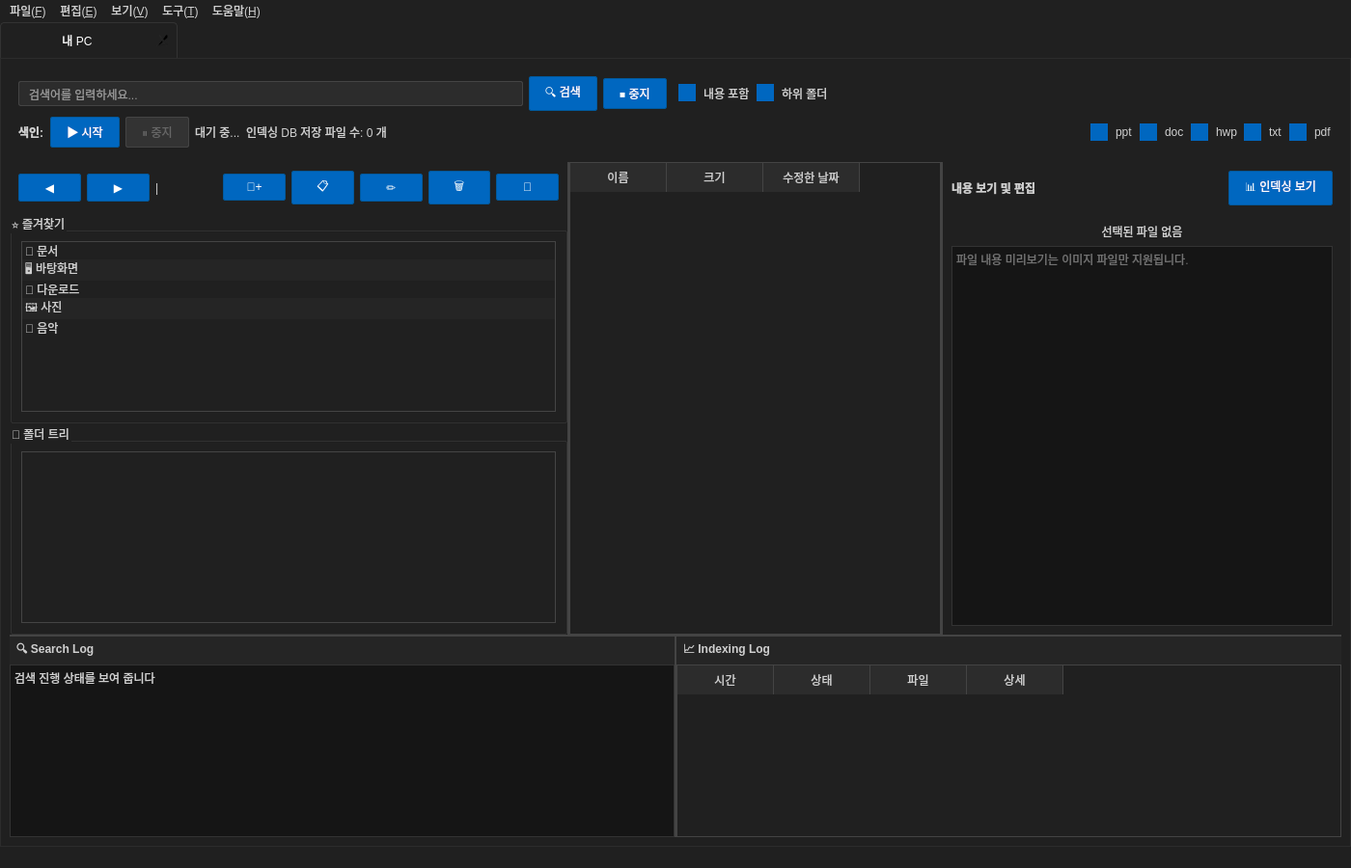
<?xml version="1.0" encoding="UTF-8"?>
<ui version="4.0">
 <class>MainWindow</class>
 <widget class="QMainWindow" name="MainWindow">
  <property name="geometry">
   <rect>
    <x>0</x>
    <y>0</y>
    <width>1400</width>
    <height>900</height>
   </rect>
  </property>
  <property name="minimumSize">
   <size>
    <width>1000</width>
    <height>700</height>
   </size>
  </property>
  <property name="windowTitle">
   <string>Advanced Explorer</string>
  </property>
  <property name="styleSheet">
   <string notr="true">
QMainWindow {
    background-color: #191919;
    color: #FFFFFF;
}
QWidget {
    background-color: #202020;
    color: #D0D0D0;
    font-family: 'Segoe UI';
    font-size: 12px;
}
QPushButton {
    background-color: #0067C0;
    color: white;
    border: 1px solid #005A9E;
    border-radius: 2px;
    padding: 6px 16px;
}
QPushButton:hover {
    background-color: #0078D7;
}
QPushButton:pressed {
    background-color: #005a9e;
}
QPushButton:disabled {
    background-color: #333;
    color: #666;
    border-color: #444;
}
QLineEdit {
    background-color: #2C2C2C;
    border: 1px solid #444;
    color: white;
    padding: 4px 8px;
    border-radius: 2px;
}
QLineEdit:focus {
    border-color: #0067C0;
}
QTreeWidget, QListWidget, QTableWidget {
    background-color: #202020;
    border: 1px solid #444;
    color: #D0D0D0;
    alternate-background-color: #252525;
}
QTreeWidget::item:hover, QListWidget::item:hover, QTableWidget::item:hover {
    background-color: #2C2C2C;
}
QTreeWidget::item:selected, QListWidget::item:selected, QTableWidget::item:selected {
    background-color: #333333;
    border: 1px solid #0067C0;
}
QHeaderView::section {
    background-color: #2C2C2C;
    color: #D0D0D0;
    border: none;
    border-right: 1px solid #444;
    padding: 4px 8px;
}
QTabWidget::pane {
    border: 1px solid #2C2C2C;
    background-color: #202020;
}
QTabBar::tab {
    background-color: transparent;
    color: #AAA;
    border-top-left-radius: 4px;
    border-top-right-radius: 4px;
    padding: 8px 16px;
    min-width: 150px;
}
QTabBar::tab:selected {
    background-color: #202020;
    color: white;
    border: 1px solid #333;
    border-bottom: none;
}
QTabBar::tab:hover {
    background-color: #1F1F1F;
}
QSplitter::handle {
    background-color: #444;
    width: 2px;
    height: 2px;
}
QSplitter::handle:hover {
    background-color: #0067C0;
}
QScrollBar:vertical {
    background-color: #202020;
    width: 10px;
}
QScrollBar::handle:vertical {
    background-color: #444;
    border-radius: 5px;
    min-height: 20px;
}
QScrollBar::handle:vertical:hover {
    background-color: #666;
}
QScrollBar:horizontal {
    background-color: #202020;
    height: 10px;
}
QScrollBar::handle:horizontal {
    background-color: #444;
    border-radius: 5px;
    min-width: 20px;
}
QScrollBar::handle:horizontal:hover {
    background-color: #666;
}
QCheckBox {
    color: #D0D0D0;
    spacing: 8px;
}
QCheckBox::indicator {
    width: 16px;
    height: 16px;
    border: 1px solid #777;
    background-color: transparent;
}
QCheckBox::indicator:checked {
    background-color: #0067C0;
    border-color: #0067C0;
}
QTextEdit, QPlainTextEdit {
    background-color: #151515;
    border: 1px solid #333;
    color: #D0D0D0;
}
QLabel {
    color: #D0D0D0;
}
QProgressBar {
    border: 1px solid #444;
    background-color: #2C2C2C;
    text-align: center;
    color: white;
}
QProgressBar::chunk {
    background-color: #0067C0;
}
   </string>
  </property>
  <widget class="QWidget" name="centralwidget">
   <layout class="QVBoxLayout" name="verticalLayout">
    <property name="spacing">
     <number>0</number>
    </property>
    <property name="leftMargin">
     <number>0</number>
    </property>
    <property name="topMargin">
     <number>0</number>
    </property>
    <property name="rightMargin">
     <number>0</number>
    </property>
    <property name="bottomMargin">
     <number>0</number>
    </property>
    <item>
     <!-- Tab Widget for Multiple Instances -->
     <widget class="QTabWidget" name="tabWidget">
      <property name="currentIndex">
       <number>0</number>
      </property>
      <property name="tabsClosable">
       <bool>true</bool>
      </property>
      <property name="movable">
       <bool>true</bool>
      </property>
      <widget class="QWidget" name="tab1">
       <attribute name="title">
        <string>내 PC</string>
       </attribute>
       <layout class="QVBoxLayout" name="tabLayout">
        <item>
         <!-- Search and Options Panel -->
         <widget class="QWidget" name="searchPanel">
          <property name="minimumHeight">
           <number>110</number>
          </property>
          <property name="maximumHeight">
           <number>110</number>
          </property>
          <layout class="QVBoxLayout" name="searchPanelLayout">
           <item>
            <!-- Search Row -->
            <layout class="QHBoxLayout" name="searchRowLayout">
             <item>
              <widget class="QLineEdit" name="searchInput">
               <property name="placeholderText">
                <string>검색어를 입력하세요...</string>
               </property>
               <property name="minimumWidth">
                <number>300</number>
               </property>
              </widget>
             </item>
             <item>
              <widget class="QPushButton" name="btnSearch">
               <property name="text">
                <string>🔍 검색</string>
               </property>
               <property name="minimumWidth">
                <number>100</number>
               </property>
              </widget>
             </item>
             <item>
              <widget class="QPushButton" name="btnStopSearch">
               <property name="text">
                <string>⏹ 중지</string>
               </property>
              </widget>
             </item>
             <item>
              <widget class="QWidget" name="spacer1">
               <property name="minimumWidth">
                <number>16</number>
               </property>
               <property name="maximumWidth">
                <number>16</number>
               </property>
              </widget>
             </item>
             <item>
              <widget class="QCheckBox" name="chkSearchContent">
               <property name="text">
                <string>내용 포함</string>
               </property>
               <property name="checked">
                <bool>true</bool>
               </property>
              </widget>
             </item>
             <item>
              <widget class="QCheckBox" name="chkSearchSubfolder">
               <property name="text">
                <string>하위 폴더</string>
               </property>
               <property name="checked">
                <bool>true</bool>
               </property>
              </widget>
             </item>
             <item>
              <spacer name="horizontalSpacer">
               <property name="orientation">
                <enum>Qt::Horizontal</enum>
               </property>
               <property name="sizeHint" stdset="0">
                <size>
                 <width>40</width>
                 <height>20</height>
                </size>
               </property>
              </spacer>
             </item>
            </layout>
           </item>
           <item>
            <!-- Indexing Row -->
            <layout class="QHBoxLayout" name="indexingRowLayout">
             <item>
              <widget class="QLabel" name="labelIndexing">
               <property name="text">
                <string>색인:</string>
               </property>
               <property name="styleSheet">
                <string notr="true">font-weight: bold;</string>
               </property>
              </widget>
             </item>
             <item>
              <widget class="QPushButton" name="btnStartIndexing">
               <property name="text">
                <string>▶ 시작</string>
               </property>
              </widget>
             </item>
             <item>
              <widget class="QPushButton" name="btnStopIndexing">
               <property name="text">
                <string>⏸ 중지</string>
               </property>
               <property name="enabled">
                <bool>false</bool>
               </property>
              </widget>
             </item>
             <item>
              <widget class="QLabel" name="labelIndexingStatus">
               <property name="text">
                <string>대기 중...</string>
               </property>
              </widget>
             </item>
             <item>
              <widget class="QLabel" name="labelDbCount">
               <property name="text">
                <string>인덱싱 DB 저장 파일 수: 0 개</string>
               </property>
              </widget>
             </item>
             <item>
              <spacer name="horizontalSpacer2">
               <property name="orientation">
                <enum>Qt::Horizontal</enum>
               </property>
               <property name="sizeHint" stdset="0">
                <size>
                 <width>40</width>
                 <height>20</height>
                </size>
               </property>
              </spacer>
             </item>
             <item>
              <widget class="QCheckBox" name="chkFilterPpt">
               <property name="text">
                <string>ppt</string>
               </property>
               <property name="checked">
                <bool>true</bool>
               </property>
              </widget>
             </item>
             <item>
              <widget class="QCheckBox" name="chkFilterDoc">
               <property name="text">
                <string>doc</string>
               </property>
               <property name="checked">
                <bool>true</bool>
               </property>
              </widget>
             </item>
             <item>
              <widget class="QCheckBox" name="chkFilterHwp">
               <property name="text">
                <string>hwp</string>
               </property>
               <property name="checked">
                <bool>true</bool>
               </property>
              </widget>
             </item>
             <item>
              <widget class="QCheckBox" name="chkFilterTxt">
               <property name="text">
                <string>txt</string>
               </property>
               <property name="checked">
                <bool>true</bool>
               </property>
              </widget>
             </item>
             <item>
              <widget class="QCheckBox" name="chkFilterPdf">
               <property name="text">
                <string>pdf</string>
               </property>
               <property name="checked">
                <bool>true</bool>
               </property>
              </widget>
             </item>
            </layout>
           </item>
          </layout>
         </widget>
        </item>
        <item>
         <!-- Main Content Area -->
         <widget class="QSplitter" name="mainSplitter">
          <property name="orientation">
           <enum>Qt::Vertical</enum>
          </property>
          <widget class="QSplitter" name="topSplitter">
           <property name="orientation">
            <enum>Qt::Horizontal</enum>
           </property>
           <!-- Left Sidebar -->
           <widget class="QWidget" name="leftSidebar">
            <property name="minimumWidth">
             <number>150</number>
            </property>
            <layout class="QVBoxLayout" name="sidebarLayout">
             <property name="spacing">
              <number>0</number>
             </property>
             <property name="leftMargin">
              <number>0</number>
             </property>
             <property name="topMargin">
              <number>0</number>
             </property>
             <property name="rightMargin">
              <number>0</number>
             </property>
             <property name="bottomMargin">
              <number>0</number>
             </property>
             <item>
              <!-- Toolbar -->
              <widget class="QWidget" name="toolbar">
               <property name="minimumHeight">
                <number>36</number>
               </property>
               <property name="maximumHeight">
                <number>36</number>
               </property>
               <layout class="QHBoxLayout" name="toolbarLayout">
                <item>
                 <widget class="QPushButton" name="btnBack">
                  <property name="text">
                   <string>◀</string>
                  </property>
                  <property name="toolTip">
                   <string>뒤로</string>
                  </property>
                  <property name="maximumWidth">
                   <number>32</number>
                  </property>
                 </widget>
                </item>
                <item>
                 <widget class="QPushButton" name="btnForward">
                  <property name="text">
                   <string>▶</string>
                  </property>
                  <property name="toolTip">
                   <string>앞으로</string>
                  </property>
                  <property name="maximumWidth">
                   <number>32</number>
                  </property>
                 </widget>
                </item>
                <item>
                 <widget class="QLabel" name="separator1">
                  <property name="text">
                   <string>|</string>
                  </property>
                  <property name="maximumWidth">
                   <number>8</number>
                  </property>
                 </widget>
                </item>
                <item>
                 <widget class="QPushButton" name="btnNewFolder">
                  <property name="text">
                   <string>📁+</string>
                  </property>
                  <property name="toolTip">
                   <string>새 폴더</string>
                  </property>
                  <property name="maximumWidth">
                   <number>32</number>
                  </property>
                 </widget>
                </item>
                <item>
                 <widget class="QPushButton" name="btnCopy">
                  <property name="text">
                   <string>📋</string>
                  </property>
                  <property name="toolTip">
                   <string>복사</string>
                  </property>
                  <property name="maximumWidth">
                   <number>32</number>
                  </property>
                 </widget>
                </item>
                <item>
                 <widget class="QPushButton" name="btnRename">
                  <property name="text">
                   <string>✏</string>
                  </property>
                  <property name="toolTip">
                   <string>이름 변경</string>
                  </property>
                  <property name="maximumWidth">
                   <number>32</number>
                  </property>
                 </widget>
                </item>
                <item>
                 <widget class="QPushButton" name="btnDelete">
                  <property name="text">
                   <string>🗑</string>
                  </property>
                  <property name="toolTip">
                   <string>삭제</string>
                  </property>
                  <property name="maximumWidth">
                   <number>32</number>
                  </property>
                 </widget>
                </item>
                <item>
                 <widget class="QPushButton" name="btnPaste">
                  <property name="text">
                   <string>📄</string>
                  </property>
                  <property name="toolTip">
                   <string>붙여넣기</string>
                  </property>
                  <property name="maximumWidth">
                   <number>32</number>
                  </property>
                 </widget>
                </item>
               </layout>
              </widget>
             </item>
             <item>
              <!-- Favorites Section -->
              <widget class="QGroupBox" name="favoritesGroup">
               <property name="title">
                <string>⭐ 즐겨찾기</string>
               </property>
               <property name="minimumHeight">
                <number>180</number>
               </property>
               <layout class="QVBoxLayout" name="favoritesLayout">
                <item>
                 <widget class="QListWidget" name="favoritesList">
                  <property name="alternatingRowColors">
                   <bool>true</bool>
                  </property>
                  <item>
                   <property name="text">
                    <string>📁 문서</string>
                   </property>
                  </item>
                  <item>
                   <property name="text">
                    <string>🖥 바탕화면</string>
                   </property>
                  </item>
                  <item>
                   <property name="text">
                    <string>📁 다운로드</string>
                   </property>
                  </item>
                  <item>
                   <property name="text">
                    <string>🖼 사진</string>
                   </property>
                  </item>
                  <item>
                   <property name="text">
                    <string>📄 음악</string>
                   </property>
                  </item>
                 </widget>
                </item>
               </layout>
              </widget>
             </item>
             <item>
              <!-- Folder Tree Section -->
              <widget class="QGroupBox" name="folderTreeGroup">
               <property name="title">
                <string>📁 폴더 트리</string>
               </property>
               <layout class="QVBoxLayout" name="folderTreeLayout">
                <item>
                 <widget class="QTreeWidget" name="folderTree">
                  <property name="alternatingRowColors">
                   <bool>true</bool>
                  </property>
                  <property name="indentation">
                   <number>20</number>
                  </property>
                  <property name="headerHidden">
                   <bool>true</bool>
                  </property>
                  <column>
                   <property name="text">
                    <string>Folder</string>
                   </property>
                  </column>
                 </widget>
                </item>
               </layout>
              </widget>
             </item>
            </layout>
           </widget>
           <!-- File List -->
           <widget class="QWidget" name="fileListContainer">
            <property name="minimumWidth">
             <number>200</number>
            </property>
            <layout class="QVBoxLayout" name="fileListContainerLayout">
             <property name="spacing">
              <number>0</number>
             </property>
             <property name="leftMargin">
              <number>0</number>
             </property>
             <property name="topMargin">
              <number>0</number>
             </property>
             <property name="rightMargin">
              <number>0</number>
             </property>
             <property name="bottomMargin">
              <number>0</number>
             </property>
             <item>
              <widget class="QTableWidget" name="fileListTable">
               <property name="alternatingRowColors">
                <bool>true</bool>
               </property>
               <property name="selectionMode">
                <enum>QAbstractItemView::SingleSelection</enum>
               </property>
               <property name="selectionBehavior">
                <enum>QAbstractItemView::SelectRows</enum>
               </property>
               <property name="sortingEnabled">
                <bool>true</bool>
               </property>
               <column>
                <property name="text">
                 <string>이름</string>
                </property>
               </column>
               <column>
                <property name="text">
                 <string>크기</string>
                </property>
               </column>
               <column>
                <property name="text">
                 <string>수정한 날짜</string>
                </property>
               </column>
              </widget>
             </item>
            </layout>
           </widget>
           <!-- Preview Panel -->
           <widget class="QWidget" name="previewPanel">
            <property name="minimumWidth">
             <number>200</number>
            </property>
            <layout class="QVBoxLayout" name="previewPanelLayout">
             <property name="spacing">
              <number>0</number>
             </property>
             <property name="leftMargin">
              <number>0</number>
             </property>
             <property name="topMargin">
              <number>0</number>
             </property>
             <property name="rightMargin">
              <number>0</number>
             </property>
             <property name="bottomMargin">
              <number>0</number>
             </property>
             <item>
              <!-- Preview Header -->
              <widget class="QWidget" name="previewHeader">
               <property name="minimumHeight">
                <number>32</number>
               </property>
               <property name="maximumHeight">
                <number>32</number>
               </property>
               <layout class="QHBoxLayout" name="previewHeaderLayout">
                <item>
                 <widget class="QLabel" name="labelPreview">
                  <property name="text">
                   <string>내용 보기 및 편집</string>
                  </property>
                  <property name="styleSheet">
                   <string notr="true">font-weight: bold;</string>
                  </property>
                 </widget>
                </item>
                <item>
                 <spacer name="horizontalSpacer3">
                  <property name="orientation">
                   <enum>Qt::Horizontal</enum>
                  </property>
                  <property name="sizeHint" stdset="0">
                   <size>
                    <width>40</width>
                    <height>20</height>
                   </size>
                  </property>
                 </spacer>
                </item>
                <item>
                 <widget class="QPushButton" name="btnToggleIndexingView">
                  <property name="text">
                   <string>📊 인덱싱 보기</string>
                  </property>
                 </widget>
                </item>
               </layout>
              </widget>
             </item>
             <item>
              <!-- Preview Content (Stack Widget) -->
              <widget class="QStackedWidget" name="previewStack">
               <property name="currentIndex">
                <number>0</number>
               </property>
               <!-- Page 1: File Preview -->
               <widget class="QWidget" name="filePreviewPage">
                <layout class="QVBoxLayout" name="filePreviewLayout">
                 <item>
                  <widget class="QLabel" name="labelImagePreview">
                   <property name="text">
                    <string>선택된 파일 없음</string>
                   </property>
                   <property name="alignment">
                    <set>Qt::AlignCenter</set>
                   </property>
                   <property name="scaledContents">
                    <bool>true</bool>
                   </property>
                  </widget>
                 </item>
                 <item>
                  <widget class="QTextEdit" name="textPreview">
                   <property name="readOnly">
                    <bool>true</bool>
                   </property>
                   <property name="placeholderText">
                    <string>파일 내용 미리보기는 이미지 파일만 지원됩니다.</string>
                   </property>
                  </widget>
                 </item>
                </layout>
               </widget>
               <!-- Page 2: Indexing DB View -->
               <widget class="QWidget" name="indexingDbPage">
                <layout class="QVBoxLayout" name="indexingDbLayout">
                 <item>
                  <widget class="QLabel" name="labelDbTitle">
                   <property name="text">
                    <string>인덱싱 DB 조회 결과</string>
                   </property>
                   <property name="styleSheet">
                    <string notr="true">font-size: 14px; font-weight: bold; color: #0078D7;</string>
                   </property>
                  </widget>
                 </item>
                 <item>
                  <widget class="QTableWidget" name="indexedDbTable">
                   <property name="alternatingRowColors">
                    <bool>true</bool>
                   </property>
                   <column>
                    <property name="text">
                     <string>#</string>
                    </property>
                   </column>
                   <column>
                    <property name="text">
                     <string>경로</string>
                    </property>
                   </column>
                   <column>
                    <property name="text">
                     <string>크기</string>
                    </property>
                   </column>
                   <column>
                    <property name="text">
                     <string>수정일</string>
                    </property>
                   </column>
                  </widget>
                 </item>
                </layout>
               </widget>
              </widget>
             </item>
            </layout>
           </widget>
          </widget>
          <!-- Bottom Panel (Logs) -->
          <widget class="QSplitter" name="bottomPanelSplitter">
           <property name="orientation">
            <enum>Qt::Horizontal</enum>
           </property>
           <property name="minimumHeight">
            <number>50</number>
           </property>
           <!-- Search Log -->
           <widget class="QWidget" name="searchLogPanel">
            <layout class="QVBoxLayout" name="searchLogLayout">
             <property name="spacing">
              <number>0</number>
             </property>
             <property name="leftMargin">
              <number>0</number>
             </property>
             <property name="topMargin">
              <number>0</number>
             </property>
             <property name="rightMargin">
              <number>0</number>
             </property>
             <property name="bottomMargin">
              <number>0</number>
             </property>
             <item>
              <widget class="QLabel" name="labelSearchLog">
               <property name="text">
                <string>🔍 Search Log</string>
               </property>
               <property name="minimumHeight">
                <number>24</number>
               </property>
               <property name="maximumHeight">
                <number>24</number>
               </property>
               <property name="styleSheet">
                <string notr="true">background-color: #252525; padding: 4px; font-weight: bold;</string>
               </property>
              </widget>
             </item>
             <item>
              <widget class="QPlainTextEdit" name="searchLogText">
               <property name="readOnly">
                <bool>true</bool>
               </property>
               <property name="plainText">
                <string>검색 진행 상태를 보여 줍니다</string>
               </property>
              </widget>
             </item>
            </layout>
           </widget>
           <!-- Indexing Log -->
           <widget class="QWidget" name="indexingLogPanel">
            <layout class="QVBoxLayout" name="indexingLogLayout">
             <property name="spacing">
              <number>0</number>
             </property>
             <property name="leftMargin">
              <number>0</number>
             </property>
             <property name="topMargin">
              <number>0</number>
             </property>
             <property name="rightMargin">
              <number>0</number>
             </property>
             <property name="bottomMargin">
              <number>0</number>
             </property>
             <item>
              <widget class="QLabel" name="labelIndexingLog">
               <property name="text">
                <string>📈 Indexing Log</string>
               </property>
               <property name="minimumHeight">
                <number>24</number>
               </property>
               <property name="maximumHeight">
                <number>24</number>
               </property>
               <property name="styleSheet">
                <string notr="true">background-color: #252525; padding: 4px; font-weight: bold;</string>
               </property>
              </widget>
             </item>
             <item>
              <widget class="QTableWidget" name="indexingLogTable">
               <property name="alternatingRowColors">
                <bool>true</bool>
               </property>
               <column>
                <property name="text">
                 <string>시간</string>
                </property>
               </column>
               <column>
                <property name="text">
                 <string>상태</string>
                </property>
               </column>
               <column>
                <property name="text">
                 <string>파일</string>
                </property>
               </column>
               <column>
                <property name="text">
                 <string>상세</string>
                </property>
               </column>
              </widget>
             </item>
            </layout>
           </widget>
          </widget>
         </widget>
        </item>
       </layout>
      </widget>
     </widget>
    </item>
   </layout>
  </widget>
  <widget class="QMenuBar" name="menubar">
   <property name="geometry">
    <rect>
     <x>0</x>
     <y>0</y>
     <width>1400</width>
     <height>21</height>
    </rect>
   </property>
   <widget class="QMenu" name="menuFile">
    <property name="title">
     <string>파일(&amp;F)</string>
    </property>
    <addaction name="actionNewTab"/>
    <addaction name="actionCloseTab"/>
    <addaction name="separator"/>
    <addaction name="actionExit"/>
   </widget>
   <widget class="QMenu" name="menuEdit">
    <property name="title">
     <string>편집(&amp;E)</string>
    </property>
    <addaction name="actionCopy"/>
    <addaction name="actionPaste"/>
    <addaction name="actionDelete"/>
    <addaction name="separator"/>
    <addaction name="actionRename"/>
   </widget>
   <widget class="QMenu" name="menuView">
    <property name="title">
     <string>보기(&amp;V)</string>
    </property>
    <addaction name="actionRefresh"/>
    <addaction name="separator"/>
    <addaction name="actionToggleSidebar"/>
    <addaction name="actionTogglePreview"/>
   </widget>
   <widget class="QMenu" name="menuTools">
    <property name="title">
     <string>도구(&amp;T)</string>
    </property>
    <addaction name="actionStartIndexing"/>
    <addaction name="actionStopIndexing"/>
    <addaction name="separator"/>
    <addaction name="actionSettings"/>
   </widget>
   <widget class="QMenu" name="menuHelp">
    <property name="title">
     <string>도움말(&amp;H)</string>
    </property>
    <addaction name="actionAbout"/>
   </widget>
   <addaction name="menuFile"/>
   <addaction name="menuEdit"/>
   <addaction name="menuView"/>
   <addaction name="menuTools"/>
   <addaction name="menuHelp"/>
  </widget>
  <widget class="QStatusBar" name="statusbar"/>
  <action name="actionNewTab">
   <property name="text">
    <string>새 탭(&amp;N)</string>
   </property>
   <property name="shortcut">
    <string>Ctrl+T</string>
   </property>
  </action>
  <action name="actionCloseTab">
   <property name="text">
    <string>탭 닫기(&amp;W)</string>
   </property>
   <property name="shortcut">
    <string>Ctrl+W</string>
   </property>
  </action>
  <action name="actionExit">
   <property name="text">
    <string>종료(&amp;X)</string>
   </property>
   <property name="shortcut">
    <string>Alt+F4</string>
   </property>
  </action>
  <action name="actionCopy">
   <property name="text">
    <string>복사(&amp;C)</string>
   </property>
   <property name="shortcut">
    <string>Ctrl+C</string>
   </property>
  </action>
  <action name="actionPaste">
   <property name="text">
    <string>붙여넣기(&amp;V)</string>
   </property>
   <property name="shortcut">
    <string>Ctrl+V</string>
   </property>
  </action>
  <action name="actionDelete">
   <property name="text">
    <string>삭제(&amp;D)</string>
   </property>
   <property name="shortcut">
    <string>Del</string>
   </property>
  </action>
  <action name="actionRename">
   <property name="text">
    <string>이름 변경(&amp;R)</string>
   </property>
   <property name="shortcut">
    <string>F2</string>
   </property>
  </action>
  <action name="actionRefresh">
   <property name="text">
    <string>새로고침(&amp;F)</string>
   </property>
   <property name="shortcut">
    <string>F5</string>
   </property>
  </action>
  <action name="actionToggleSidebar">
   <property name="text">
    <string>사이드바 토글</string>
   </property>
  </action>
  <action name="actionTogglePreview">
   <property name="text">
    <string>미리보기 토글</string>
   </property>
  </action>
  <action name="actionStartIndexing">
   <property name="text">
    <string>인덱싱 시작</string>
   </property>
  </action>
  <action name="actionStopIndexing">
   <property name="text">
    <string>인덱싱 중지</string>
   </property>
  </action>
  <action name="actionSettings">
   <property name="text">
    <string>설정(&amp;S)</string>
   </property>
  </action>
  <action name="actionAbout">
   <property name="text">
    <string>정보(&amp;A)</string>
   </property>
  </action>
 </widget>
 <resources/>
 <connections/>
</ui>
